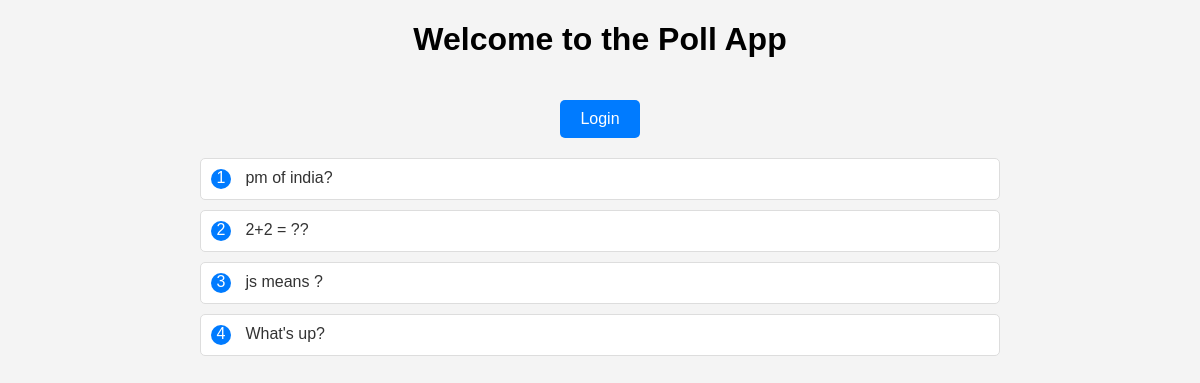
/polls/, run on an earlier commit of the app's database.
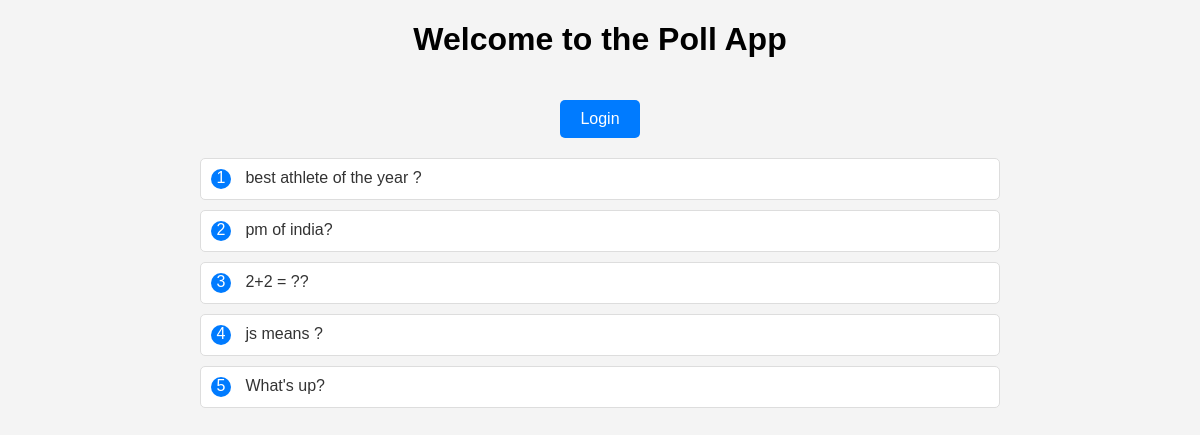
And on a later commit of the database.
### polls/models.py (models this page shows, shortened)
class Question(models.Model):
    question_text = models.CharField(max_length=200)
    pub_date = models.DateTimeField("date published")

### polls/views.py (the view)
# urls.py: path("", views.IndexView.as_view(), name="index"),
class IndexView(generic.ListView):
    template_name = "polls/index.html"
    context_object_name = "latest_question_list"
    def get_queryset(self):
        return Question.objects.order_by("-pub_date")[:5]

### polls/templates/polls/index.html (shortened to what this page needs)
<!DOCTYPE html>
<html lang="en">
<head>
</head>
<body>
 <h1> Welcome to the Poll App </h1>
    <div class="container">
      <center>
        {% if user.is_authenticated %}
            <a href="{% url 'logout' %}" class="btn btn-primary">Logout</a>
        {% else %}
            <a href="{% url 'login' %}" id="loginButton" class="btn btn-primary">Login</a>
        {% endif %}
      </center>
        <div class="poll-list">
            {% if latest_question_list %}
                <ol class="polls">
                    {% for question in latest_question_list %}
                        <li class="poll-item">
                            <span class="poll-number">{{ forloop.counter }}</span>
                            <a href="{% url 'polls:detail' question.id %}" class="poll-question">{{ question.question_text }}</a>
                        </li>
                    {% endfor %}
                </ol>
            {% else %}
                <p>No polls available.</p>
            {% endif %}
        </div>
    </div>
</body>
</html>

### polls/templates/polls/index.html (style rules this page uses)
body { font-family: 'Arial', sans-serif; background-color: #f4f4f4; margin: 0; padding: 0; }
h1 { text-align: center }
.container { max-width: 800px; margin: 0 auto; padding: 20px; }
.btn { display: inline-block; padding: 10px 20px; text-decoration: none; color: #fff; background-color: #007bff; border-radius: 5px; transition: background-color 0.3s ease; }
.poll-list { margin-top: 20px; }
.polls { list-style-type: none; padding: 0; }
.poll-item { margin-bottom: 10px; background-color: #fff; border: 1px solid #ddd; border-radius: 5px; padding: 10px; }
.poll-number { display: inline-block; width: 20px; height: 20px; background-color: #007bff; color: #fff; text-align: center; border-radius: 50%; margin-right: 10px; }
.poll-question { text-decoration: none; color: #333; }

What changed in the data, as far as the page shows it:
added Question: question_text "best athlete of the year ?"
